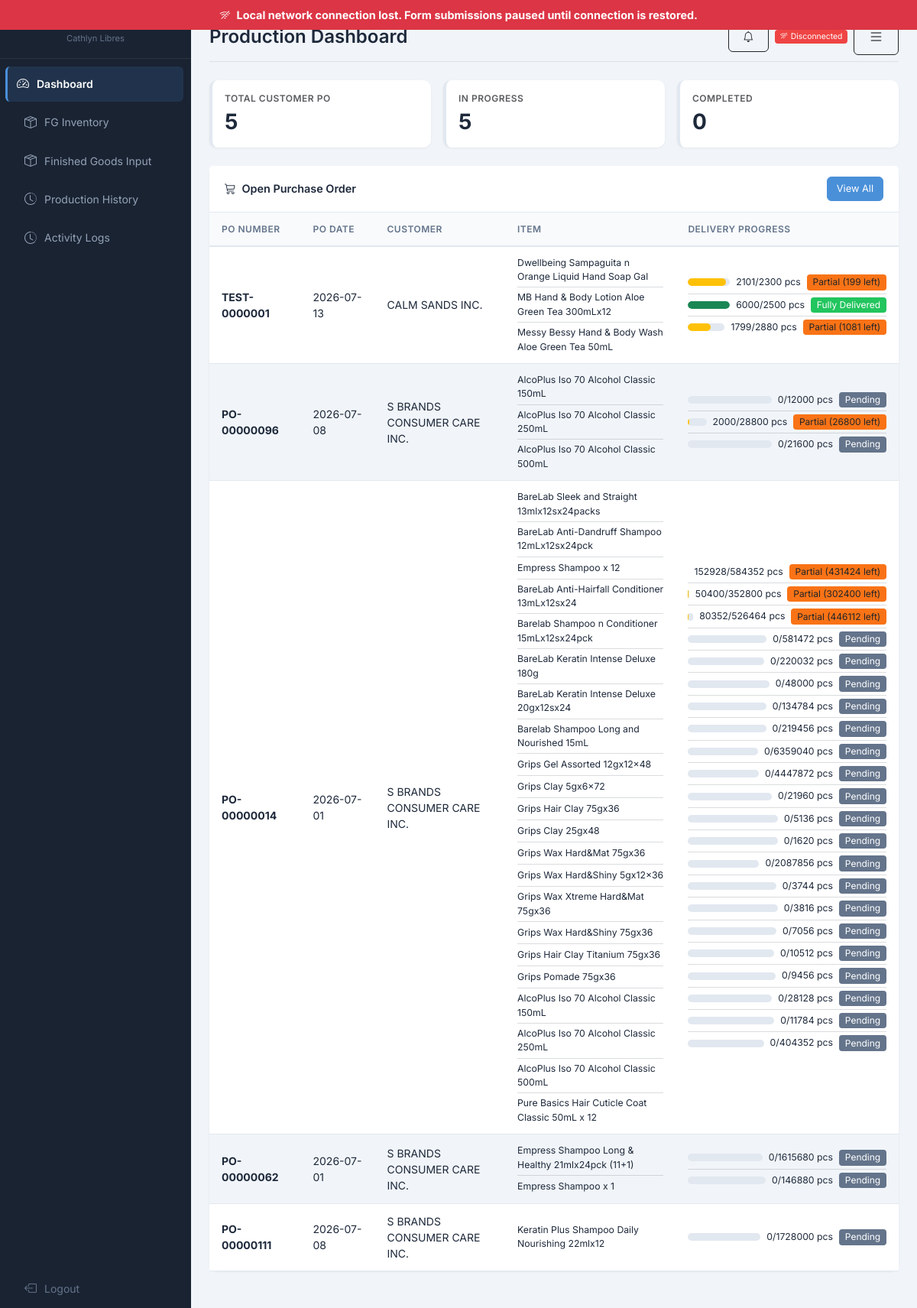
The page /?controller=production (signed in) on the database its author committed.
### tables this page shows
CREATE TABLE IF NOT EXISTS `purchase_orders` (
  `po_id` int(11) NOT NULL AUTO_INCREMENT,
  `customer_po_number` varchar(100) DEFAULT NULL,
  `customer_po_date` date DEFAULT NULL,
  `po_number` varchar(50) NOT NULL,
  `customer_id` int(11) NOT NULL,
  `requested_by` int(11) NOT NULL,
  `status` enum('pending','accepted','rejected','delivered') DEFAULT 'pending',
  `date_created` datetime DEFAULT current_timestamp(),
  `last_update` timestamp NOT NULL DEFAULT current_timestamp() ON UPDATE current_timestamp(),
  `total_quantity` int(11) DEFAULT 0,
  `customer_terms` int(11) DEFAULT 0 COMMENT 'Payment terms in days',
  `production_type` enum('normal','advance') DEFAULT 'normal',
  `produced_quantity` int(11) DEFAULT 0,
  `delivered_quantity` int(11) DEFAULT 0,
  `remove` tinyint(1) NOT NULL DEFAULT 0,
  PRIMARY KEY (`po_id`),
  KEY `customer_id` (`customer_id`),
  KEY `requested_by` (`requested_by`),
  CONSTRAINT `purchase_orders_ibfk_1` FOREIGN KEY (`customer_id`) REFERENCES `customers` (`customer_id`),
  CONSTRAINT `purchase_orders_ibfk_2` FOREIGN KEY (`requested_by`) REFERENCES `users` (`user_id`)
);

CREATE TABLE IF NOT EXISTS `customers` (
  `customer_id` int(11) NOT NULL AUTO_INCREMENT,
  `customer_code` varchar(50) NOT NULL,
  `customer_name` varchar(255) NOT NULL,
  `customer_address` text DEFAULT NULL,
  `customer_type` enum('vat','non_vat') DEFAULT 'vat' COMMENT 'vat=VAT registered, non_vat=Non-VAT',
  `customer_tin` varchar(50) DEFAULT NULL,
  `customer_terms` varchar(50) DEFAULT NULL,
  `date_created` datetime DEFAULT current_timestamp(),
  `status` tinyint(1) DEFAULT 1 COMMENT '0=inactive, 1=active',
  `remove` tinyint(1) DEFAULT 0 COMMENT '0=active, 1=soft deleted',
  `last_update` timestamp NOT NULL DEFAULT current_timestamp() ON UPDATE current_timestamp(),
  PRIMARY KEY (`customer_id`),
  UNIQUE KEY `customer_code` (`customer_code`),
  KEY `idx_customer_code` (`customer_code`),
  KEY `idx_status` (`status`),
  KEY `idx_remove` (`remove`)
);

CREATE TABLE IF NOT EXISTS `purchase_order_items` (
  `poi_id` int(11) NOT NULL AUTO_INCREMENT,
  `po_id` int(11) NOT NULL,
  `item_id` int(11) NOT NULL,
  `item_code` varchar(100) DEFAULT NULL,
  `item_uom` varchar(50) NOT NULL DEFAULT 'PCS',
  `quantity` int(11) NOT NULL,
  `produced_quantity` int(11) DEFAULT 0 COMMENT 'Produced quantity per item',
  `delivered_quantity` int(11) DEFAULT 0 COMMENT 'Delivered quantity per item',
  `unit_price` decimal(15,2) NOT NULL,
  PRIMARY KEY (`poi_id`),
  KEY `po_id` (`po_id`),
  KEY `item_id` (`item_id`),
  CONSTRAINT `purchase_order_items_ibfk_1` FOREIGN KEY (`po_id`) REFERENCES `purchase_orders` (`po_id`)
);

CREATE TABLE IF NOT EXISTS `items` (
  `item_id` int(11) NOT NULL AUTO_INCREMENT,
  `item_code` varchar(50) NOT NULL,
  `item_type` enum('RM','PM','FG','SFG','SUPPLIES') DEFAULT NULL,
  `raw_c_type` varchar(50) DEFAULT NULL,
  `item_description` varchar(255) NOT NULL,
  `customer_id` int(11) DEFAULT NULL,
  `item_uom` varchar(50) NOT NULL COMMENT 'Unit of Measurement',
  `uom_conversion` int(11) DEFAULT NULL COMMENT 'Units per case, e.g. 10 means 10 PCS = 1 CS. NULL when UOM is CS',
  `item_size` varchar(50) DEFAULT NULL,
  `item_amount` decimal(15,2) NOT NULL DEFAULT 0.00,
  `reorder_level` decimal(15,4) DEFAULT 0.0000,
  `date_created` datetime DEFAULT current_timestamp(),
  `status` tinyint(1) DEFAULT 1 COMMENT '0=inactive, 1=active',
  `remove` tinyint(1) DEFAULT 0 COMMENT '0=active, 1=soft deleted',
  `last_update` timestamp NOT NULL DEFAULT current_timestamp() ON UPDATE current_timestamp(),
  PRIMARY KEY (`item_id`),
  KEY `idx_item_code` (`item_code`),
  KEY `idx_status` (`status`),
  KEY `idx_remove` (`remove`)
);

### production/controllers/ProductionController.php (called while the page is built, shortened)
<?php
class ProductionController {
    private $warehouseModel;
    public function __construct() {
        $this->warehouseModel = new WarehouseModel();
    }
    public function index() {
        $data['page_title'] = 'Production Dashboard';
        $data['purchase_orders'] = $this->warehouseModel->getActivePOsForDashboard(5);
        $poIds = array_column($data['purchase_orders'], 'po_id');
        $data['po_items_map'] = $this->warehouseModel->getPurchaseOrderItemsByPOIds($poIds);
        $this->render('dashboard', $data);
    }
    private function render($view, $data = []) {
        $data['reportsCount'] = $this->warehouseModel->getProductionReportsCount();
        extract($data);
        include __DIR__ . "/../views/{$view}.php";
        include __DIR__ . "/../views/layouts/main.php";
    }
}

### core/BaseModel.php (called while the page is built, shortened)
<?php
class BaseModel {
    private static $host = 'localhost';
    private static $dbname = 'manufacturing_mgmt';
    private static $username = 'root';
    private static $password = '';
    private static $connection = null;
    public static function getConnection() {
        if (self::$connection === null) {
            try {
                $dsn = "mysql:host=" . self::$host . ";dbname=" . self::$dbname . ";charset=utf8mb4";
                self::$connection = new PDO($dsn, self::$username, self::$password);
                self::$connection->setAttribute(PDO::ATTR_ERRMODE, PDO::ERRMODE_EXCEPTION);
                self::$connection->setAttribute(PDO::ATTR_DEFAULT_FETCH_MODE, PDO::FETCH_ASSOC);
                self::$connection->setAttribute(PDO::ATTR_EMULATE_PREPARES, false);
            } catch (PDOException $e) {
                die("Connection failed: " . $e->getMessage());
            }
        }
        return self::$connection;
    }
}

### warehouse/models/WarehouseModel.php (called while the page is built, shortened)
<?php
class WarehouseModel extends BaseModel {
    public function __construct() {
        $this->backloadModel = new BackloadModel();
    }
    public function getActivePOsForDashboard($limit = 5) {
        $sql = "SELECT po.*, c.customer_name, u.full_name as requested_by_name
                FROM purchase_orders po
                LEFT JOIN customers c ON po.customer_id = c.customer_id
                LEFT JOIN users u ON po.requested_by = u.user_id
                WHERE po.`remove` = 0 AND po.delivered_quantity < po.total_quantity
                AND po.production_type != 'advance'
                ORDER BY po.last_update DESC
                LIMIT :limit";
        $stmt = self::getConnection()->prepare($sql);
        $stmt->bindValue(':limit', (int)$limit, \PDO::PARAM_INT);
        $stmt->execute();
        return $stmt->fetchAll();
    }
    public function getPurchaseOrderItemsByPOIds($poIds) {
        $placeholders = implode(',', array_fill(0, count($poIds), '?'));
        $sql = "SELECT poi.*, i.item_code, i.item_description, COALESCE(poi.item_uom, i.item_uom) as item_uom, i.uom_conversion
                FROM purchase_order_items poi
                LEFT JOIN items i ON poi.item_id = i.item_id
                WHERE poi.po_id IN ($placeholders) AND i.remove = 0
                ORDER BY poi.po_id, poi.produced_quantity DESC, poi.poi_id ASC";
        $stmt = self::getConnection()->prepare($sql);
        $stmt->execute($poIds);
        $rows = $stmt->fetchAll();
        $grouped = [];
        foreach ($rows as $row) {
            $grouped[$row['po_id']][] = $row;
        }
        return $grouped;
    }
}

### production/views/dashboard.php (the view, shortened to what this page needs)
<div class="row g-3 mb-4">
        <div class="col-md-4">
            <div class="card stat-card p-3 h-100">
                <h6 class="text-muted">Total Customer PO</h6>
                <h3><?= count($purchase_orders ?? []) ?></h3>
            </div>
        </div>
        <div class="col-md-4">
            <div class="card stat-card p-3 h-100">
                <h6 class="text-muted">In Progress</h6>
                <h3><?= count(array_filter($purchase_orders ?? [], function($po) { return ($po['delivered_quantity'] ?? 0) < ($po['total_quantity'] ?? 0); })) ?></h3>
            </div>
        </div>
        <div class="col-md-4">
            <div class="card stat-card p-3 h-100">
                <h6 class="text-muted">Completed</h6>
                <h3><?= count(array_filter($purchase_orders ?? [], function($po) { return ($po['delivered_quantity'] ?? 0) >= ($po['total_quantity'] ?? 0); })) ?></h3>
            </div>
        </div>
    </div>
    <div class="card data-card mb-4">
        <div class="card-header d-flex justify-content-between">
            <span><i class="bi bi-cart3 me-2"></i>Open Purchase Order</span>
            <a href="?controller=production&action=purchaseOrders" class="btn btn-primary btn-sm">View All</a>
        </div>
        <div class="table-responsive">
            <table class="table table-hover mb-0">
                <thead>
                    <tr>
                        <th>PO Number</th>
                        <th>PO Date</th>
                        <th>Customer</th>
                        <th>Item</th>
                        <th>Delivery Progress</th>
                    </tr>
                </thead>
                <tbody>
                    <?php foreach ($purchase_orders ?? [] as $po):
                        $items = $po_items_map[$po['po_id']] ?? [];
                    ?>
                    <tr>
                        <td><strong><?= $po['customer_po_number'] ?></strong></td>
                        <td><?= date('Y-m-d', strtotime($po['customer_po_date'])) ?></td>
                        <td><?= htmlspecialchars($po['customer_name'] ?? '-') ?></td>
                        <td>
                            <?php if (!empty($items)): ?>
                                <?php foreach ($items as $idx => $item): ?>
                                    <?= $idx > 0 ? '<hr class="my-1 border-secondary">' : '' ?>
                                    <div class="d-flex align-items-center" style="min-height: 20px;">
                                        <small><?= htmlspecialchars($item['item_description'] ?? '-') ?></small>
                                    </div>
                                <?php endforeach; ?>
                            <?php else: ?>
                                <small class="text-muted">-</small>
                            <?php endif; ?>
                        </td>
                        <td>
                            <?php if (!empty($items)): ?>
                                <?php foreach ($items as $idx => $item):
                                    $itemQty = intval($item['quantity'] ?? 0);
                                    $itemDelivered = intval($item['delivered_quantity'] ?? 0);
                                    $itemPercent = $itemQty > 0 ? min(100, round(($itemDelivered / $itemQty) * 100)) : 0;
                                    $itemRemaining = max(0, $itemQty - $itemDelivered);
                                ?>
                                    <?= $idx > 0 ? '<hr class="my-1 border-secondary">' : '' ?>
                                    <div class="d-flex align-items-center gap-2"><div class="progress flex-grow-1" style="height:10px"><div class="progress-bar <?= $itemDelivered >= $itemQty ? 'bg-success' : 'bg-warning' ?>" style="width:<?= $itemPercent ?>%"></div></div><small class="text-nowrap"><?= $itemDelivered ?>/<?= $itemQty ?> pcs</small><span class="badge <?= $itemDelivered >= $itemQty ? 'bg-success' : ($itemDelivered > 0 ? 'bg-warning text-dark' : 'bg-secondary') ?> text-nowrap"><?= $itemDelivered <= 0 ? 'Pending' : ($itemDelivered >= $itemQty ? 'Fully Delivered' : 'Partial (' . $itemRemaining . ' left)') ?></span></div>
                                <?php endforeach; ?>
                            <?php else: ?>
                                <small class="text-muted">-</small>
                            <?php endif; ?>
                        </td>
                    </tr>
                    <?php endforeach; ?>
                </tbody>
            </table>
        </div>
    </div>

### public/css/style.css (style rules this page uses)
:root { --sidebar-bg: #1a2332; --sidebar-hover: #2d3a4f; --sidebar-active-bg: #4a90d9; --accent: #4a90d9; --accent-hover: #3a7bc8; --accent-light: #e8f2fc; --text-primary: #1e293b; --text-secondary: #64748b; --text-muted: #94a3b8; --border-color: #e2e8f0; --bg-body: #f1f5f9; --bg-card: #ffffff; --shadow-sm: 0 1px 3px rgba(0, 0, 0, 0.06); --shadow-md: 0 4px 12px rgba(0, 0, 0, 0.08); --shadow-lg: 0 8px 24px rgba(0, 0, 0, 0.12); --radius-sm: 6px; --radius-md: 10px; --radius-lg: 16px; --transition: 0.2s ease; --color-blue: #3b82f6; --color-green: #22c55e; --color-orange: #f97316; --color-red: #ef4444; --color-purple: #8b5cf6; --color-teal: #14b8a6; }
*, *::before, *::after { box-sizing: border-box; }
body { font-family: "Inter", -apple-system, BlinkMacSystemFont, "Segoe UI", Roboto, sans-serif; background: var(--bg-body); color: var(--text-primary); line-height: 1.6; font-size: 0.9rem; -webkit-font-smoothing: antialiased; }
h1, h2, h3, h4, h5, h6 { color: var(--text-primary); font-weight: 600; line-height: 1.3; }
.stat-card { background: var(--bg-card); border: none; border-radius: var(--radius-md); box-shadow: var(--shadow-sm); transition: transform var(--transition), box-shadow var(--transition); overflow: hidden; border-left: 4px solid var(--border-color); }
.stat-card h6 { color: var(--text-muted); font-size: 0.75rem; text-transform: uppercase; letter-spacing: 0.5px; font-weight: 600; margin-bottom: 0.25rem; }
.stat-card h3 { color: var(--text-primary); font-weight: 700; font-size: 1.75rem; margin: 0; }
.data-card { background: var(--bg-card); border: none; border-radius: var(--radius-md); box-shadow: var(--shadow-sm); overflow: visible; }
.data-card .card-header { background: var(--bg-card); border-bottom: 1px solid var(--border-color); padding: 0.85rem 1.25rem; font-weight: 600; color: var(--text-primary); font-size: 0.9rem; display: flex; align-items: center; }
.table { margin-bottom: 0; border-collapse: collapse !important; }
.table thead th { background: #f8fafc; color: var(--text-secondary); font-weight: 600; font-size: 0.75rem; text-transform: uppercase; letter-spacing: 0.5px; border-bottom: 2px solid var(--border-color) !important; padding: 0.75rem 1rem; vertical-align: middle !important; white-space: nowrap; }
.table tbody td, .table tbody th { padding: 0.75rem 1rem; vertical-align: middle !important; color: var(--text-primary); border-bottom: 1px solid var(--border-color) !important; line-height: 1.5; font-size: 0.875rem; }
.table tbody tr:nth-child(even) > td { background: #f1f5f9 !important; }
.table tbody tr:nth-child(odd) > td { background: #ffffff !important; }
.data-card .table-responsive { max-height: calc(100vh - 200px); overflow-y: auto; overflow-x: auto; }
.data-card .table thead th { position: sticky; top: 0; z-index: 10; background: #f8fafc; }
.btn { border-radius: var(--radius-sm); padding: 0.5rem 1.15rem; font-weight: 500; font-size: 0.875rem; transition: all var(--transition); }
.btn-sm { padding: 0.35rem 0.75rem; font-size: 0.8rem; }
.btn-primary { background: var(--accent); border-color: var(--accent); }
.badge { font-weight: 500; padding: 0.35em 0.65em; font-size: 0.75rem; border-radius: 4px; }
.badge.bg-success { background: var(--color-green) !important; }
.badge.bg-warning { background: var(--color-orange) !important; }
.badge.bg-secondary { background: #64748b !important; }
.progress { border-radius: 50px; background: #e2e8f0; }
.progress-bar { border-radius: 50px; }

### production/views/layouts/main.php (style rules this page uses)
:root { --sidebar-bg: #1a2332; --sidebar-hover: #2d3a4f; --accent: #4a90d9; --accent-hover: #3a7bc8; --sidebar-width: 250px; }
body { background: #f1f5f9; font-family: 'Inter', sans-serif; }

### rows shown on the page
purchase_orders: customer_po_number "TEST-0000001", customer_po_date "2026-07-13", customer.customer_name "CALM SANDS INC."
purchase_order_items: item.item_description "Dwellbeing Sampaguita n Orange Liquid Hand Soap Gal", delivered_quantity "2101", quantity "2300", itemRemaining "199"
purchase_order_items: item.item_description "MB Hand & Body Lotion Aloe Green Tea 300mLx12", delivered_quantity "6000", quantity "2500", shows "Fully Delivered"
purchase_order_items: item.item_description "Messy Bessy Hand & Body Wash Aloe Green Tea 50mL", delivered_quantity "1799", quantity "2880", itemRemaining "1081"
purchase_orders: customer_po_number "PO-00000096", customer_po_date "2026-07-08", customer.customer_name "S BRANDS CONSUMER CARE INC."
purchase_order_items: item.item_description "AlcoPlus Iso 70 Alcohol Classic 150mL", delivered_quantity "0", quantity "12000", shows "Pending"
purchase_order_items: item.item_description "AlcoPlus Iso 70 Alcohol Classic 250mL", delivered_quantity "2000", quantity "28800", itemRemaining "26800"
purchase_order_items: item.item_description "AlcoPlus Iso 70 Alcohol Classic 500mL", delivered_quantity "0", quantity "21600", shows "Pending"
purchase_orders: customer_po_number "PO-00000014", customer_po_date "2026-07-01", customer.customer_name "S BRANDS CONSUMER CARE INC."
purchase_order_items: item.item_description "BareLab Sleek and Straight 13mlx12sx24packs", delivered_quantity "152928", quantity "584352", itemRemaining "431424"
purchase_order_items: item.item_description "BareLab Anti-Dandruff Shampoo 12mLx12sx24pck", delivered_quantity "50400", quantity "352800", itemRemaining "302400"
purchase_order_items: item.item_description "Empress Shampoo x 12", delivered_quantity "80352", quantity "526464", itemRemaining "446112"
purchase_order_items: item.item_description "BareLab Anti-Hairfall Conditioner 13mLx12sx24", delivered_quantity "0", quantity "581472", shows "Pending"
purchase_order_items: item.item_description "Barelab Shampoo n Conditioner 15mLx12sx24pck", delivered_quantity "0", quantity "220032", shows "Pending"
purchase_order_items: item.item_description "BareLab Keratin Intense Deluxe 180g", delivered_quantity "0", quantity "48000", shows "Pending"
purchase_order_items: item.item_description "BareLab Keratin Intense Deluxe 20gx12sx24", delivered_quantity "0", quantity "134784", shows "Pending"
purchase_order_items: item.item_description "Barelab Shampoo Long and Nourished 15mL", delivered_quantity "0", quantity "219456", shows "Pending"
purchase_order_items: item.item_description "Grips Gel Assorted 12gx12x48", delivered_quantity "0", quantity "6359040", shows "Pending"
purchase_order_items: item.item_description "Grips Clay 5gx6x72", delivered_quantity "0", quantity "4447872", shows "Pending"
purchase_order_items: item.item_description "Grips Hair Clay 75gx36", delivered_quantity "0", quantity "21960", shows "Pending"
purchase_order_items: item.item_description "Grips Clay 25gx48", delivered_quantity "0", quantity "5136", shows "Pending"
purchase_order_items: item.item_description "Grips Wax Hard&Mat 75gx36", delivered_quantity "0", quantity "1620", shows "Pending"
purchase_order_items: item.item_description "Grips Wax Hard&Shiny 5gx12x36", delivered_quantity "0", quantity "2087856", shows "Pending"
purchase_order_items: item.item_description "Grips Wax Xtreme Hard&Mat 75gx36", delivered_quantity "0", quantity "3744", shows "Pending"
purchase_order_items: item.item_description "Grips Wax Hard&Shiny 75gx36", delivered_quantity "0", quantity "3816", shows "Pending"
purchase_order_items: item.item_description "Grips Hair Clay Titanium 75gx36", delivered_quantity "0", quantity "7056", shows "Pending"
purchase_order_items: item.item_description "Grips Pomade 75gx36", delivered_quantity "0", quantity "10512", shows "Pending"
purchase_order_items: item.item_description "AlcoPlus Iso 70 Alcohol Classic 150mL", delivered_quantity "0", quantity "9456", shows "Pending"
purchase_order_items: item.item_description "AlcoPlus Iso 70 Alcohol Classic 250mL", delivered_quantity "0", quantity "28128", shows "Pending"
purchase_order_items: item.item_description "AlcoPlus Iso 70 Alcohol Classic 500mL", delivered_quantity "0", quantity "11784", shows "Pending"
purchase_order_items: item.item_description "Pure Basics Hair Cuticle Coat Classic 50mL x 12", delivered_quantity "0", quantity "404352", shows "Pending"
purchase_orders: customer_po_number "PO-00000062", customer_po_date "2026-07-01", customer.customer_name "S BRANDS CONSUMER CARE INC."
purchase_order_items: item.item_description "Empress Shampoo Long & Healthy 21mlx24pck (11+1)", delivered_quantity "0", quantity "1615680", shows "Pending"
purchase_order_items: item.item_description "Empress Shampoo x 1", delivered_quantity "0", quantity "146880", shows "Pending"
purchase_orders: customer_po_number "PO-00000111", customer_po_date "2026-07-08", customer.customer_name "S BRANDS CONSUMER CARE INC."
purchase_order_items: item.item_description "Keratin Plus Shampoo Daily Nourishing 22mlx12", delivered_quantity "0", quantity "1728000", shows "Pending"

### other values the page prints
$_SESSION['full_name'] "Cathlyn Libres"
$page_title "Production Dashboard"
count($purchase_orders ?? []) "5"
